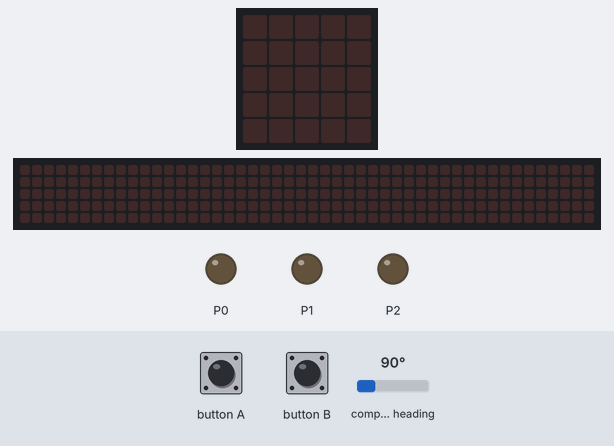
A program run on a simulated BBC micro:bit (MakeCode). On the bench: the board's 5×5 LED display, a strip that is not on the board, showing the scrolling text unrolled, output pins drawn as LEDs (lit = HIGH). Inputs (shaded band) come from the test bench; at power-on: compass heading 90°. The 48×5 strip is a reading aid, not a part: it shows the text the display is scrolling, unrolled, one strip-width of it at a time; the compass is already calibrated.

Above: at 1.3 s.
1.4 s: button A pressed for 0.15 s
At 4.3 s:
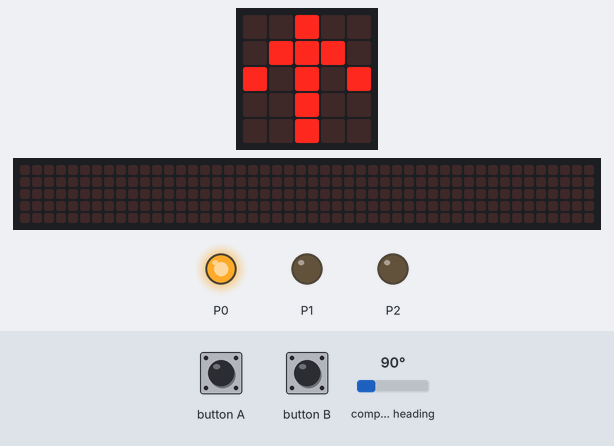
4.4 s: compass heading set to 76°
At 5.7 s:
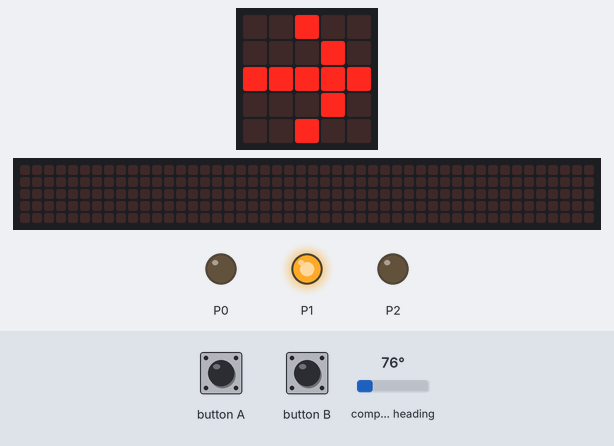
6.2 s: compass heading set to 180°
At 6.6 s:
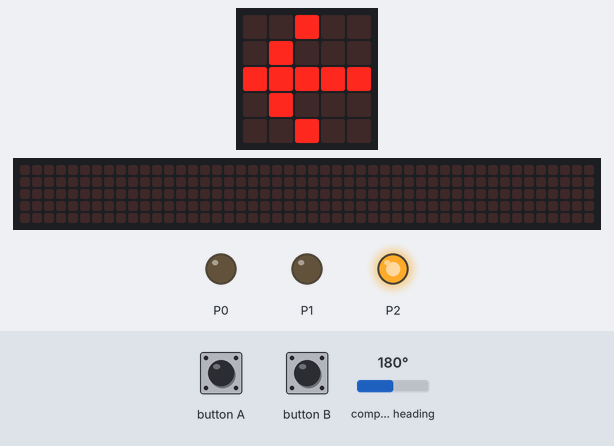
7.8 s: button B pressed for 0.15 s
At 8.38 s:
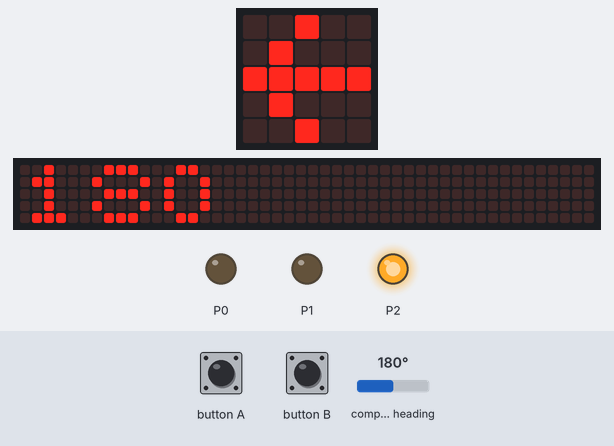
10.8 s: button A pressed for 0.15 s
At 12.53 s:
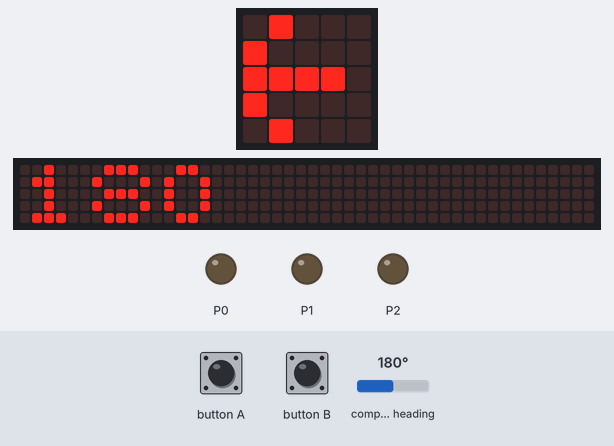
13.8 s: button B pressed for 0.15 s
At 16.28 s:
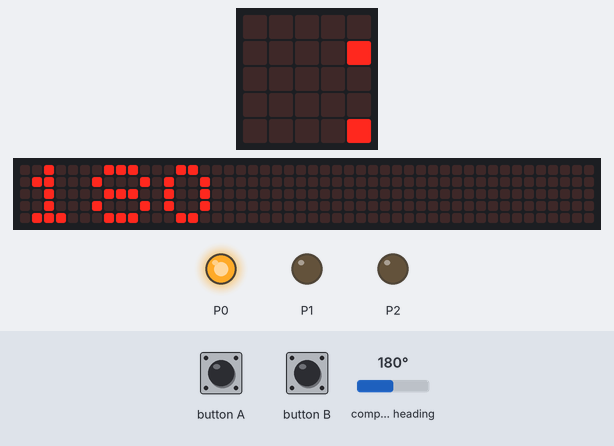
Timing chart, 0 to 17.8 s (numbered marks = the images above; inputs shaded):
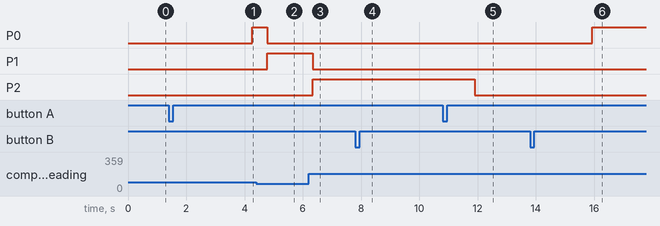

Measured:
- the behaviour switches between 81 and 80° on compass heading (found by bisection; images 1 and 2)
- after the input at 1.4 s, P0: LOW → HIGH after 2.9 s; the display: first changes after 0.15 s (image 1 shows a later state)
- after the input at 4.4 s, P0: HIGH → LOW after 0.39 s; P1: LOW → HIGH after 0.39 s; the display: changes after 0.39 s (image 2)
- after the input at 6.2 s, P1: HIGH → LOW after 0.15 s; P2: LOW → HIGH after 0.15 s; the display: changes after 0.15 s (image 3)
- after the input at 7.8 s, the display: changes after 0.51 s (image 4)
- after the input at 10.8 s, the display: first differs from a run without the input after 1.5 s (image 5 shows a later state)

The program:

main.ts
```typescript
input.onButtonPressed(Button.A, function () {
    cible = input.compassHeading()
    basic.showNumber(cible)
    arret = 0
})
input.onButtonPressed(Button.B, function () {
    basic.showNumber(cap)
    pins.digitalWritePin(DigitalPin.P0, 0)
    pins.digitalWritePin(DigitalPin.P1, 0)
    pins.digitalWritePin(DigitalPin.P2, 0)
    arret = 1
})
let cap = 0
let cible = 0
let arret = 0
arret = 1
pins.digitalWritePin(DigitalPin.P0, 0)
pins.digitalWritePin(DigitalPin.P1, 0)
pins.digitalWritePin(DigitalPin.P2, 0)
input.calibrateCompass()
cible = 0
basic.forever(function () {
    cap = input.compassHeading()
    if (arret == 0) {
        if (Math.abs(cible - cap) < 10) {
            pins.digitalWritePin(DigitalPin.P0, 1)
            pins.digitalWritePin(DigitalPin.P1, 0)
            pins.digitalWritePin(DigitalPin.P2, 0)
            basic.showLeds(`
                . . # . .
                . # # # .
                # . # . #
                . . # . .
                . . # . .
                `)
        } else {
            if (cap < cible) {
                pins.digitalWritePin(DigitalPin.P0, 0)
                pins.digitalWritePin(DigitalPin.P1, 1)
                pins.digitalWritePin(DigitalPin.P2, 0)
                basic.showLeds(`
                    . . # . .
                    . . . # .
                    # # # # #
                    . . . # .
                    . . # . .
                    `)
            } else {
                pins.digitalWritePin(DigitalPin.P0, 0)
                pins.digitalWritePin(DigitalPin.P1, 0)
                pins.digitalWritePin(DigitalPin.P2, 1)
                basic.showLeds(`
                    . . # . .
                    . # . . .
                    # # # # #
                    . # . . .
                    . . # . .
                    `)
            }
        }
        basic.pause(100)
    } else {
        pins.digitalWritePin(DigitalPin.P0, 0)
        pins.digitalWritePin(DigitalPin.P1, 0)
        pins.digitalWritePin(DigitalPin.P2, 0)
    }
})
```

test.ts
```typescript
// les tests vont ici ; cela ne sera pas compilé si ce paquet est utilisé en tant qu'extension.
```
